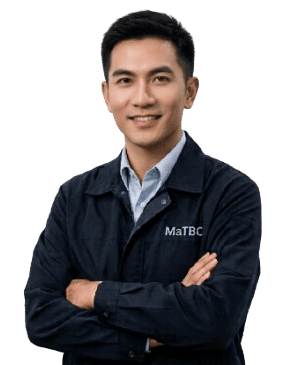
#> input picture dist/old/1.png, 292 x 365 px, found by its file name
$ python compress_images.py
#> lines starting #> are read from the running program, lines starting #| are printed output that depends on the picture
from PIL import Image
import os

src_dir = r"C:\Users\itsam\Downloads\新增資料夾\神雲專案\MaTBC_WEB\OLD\OK_產線_人機料法環"
dst_dir = r"C:\Users\itsam\Downloads\新增資料夾\神雲專案\MaTBC_WEB\run\app\public\old"

for fname in ["1.png", "2.png", "3.png"]:
    src = os.path.join(src_dir, fname)
    if os.path.exists(src):
        img = Image.open(src)
#> img is the input picture: PIL image 292x365 P; mean R, G, B, A 61.1, 78.9, 63.7, 131.1
        max_w = 800
        if img.width > max_w:
            ratio = max_w / img.width
            img = img.resize((max_w, int(img.height * ratio)), Image.LANCZOS)
        out = os.path.join(dst_dir, os.path.splitext(fname)[0] + ".jpg")
        img.convert('RGB').save(out, 'JPEG', quality=75, optimize=True)
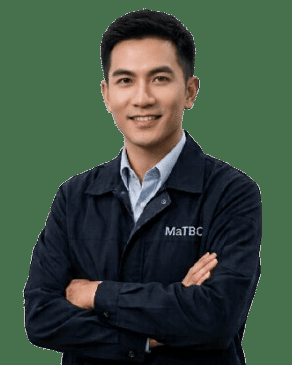
#> saved as 1.jpg: PIL image 292x365 RGB; mean R, G, B 61.1, 78.9, 63.7
        size_kb = os.path.getsize(out) // 1024
        print(f"{fname} -> {os.path.basename(out)}: {img.width}x{img.height}, {size_kb}KB")
#| 1.png -> 1.jpg: 292x365, 11KB
#> pass 2 of the loop `for fname in ["1.png", "2.png", "3.png"]:`:
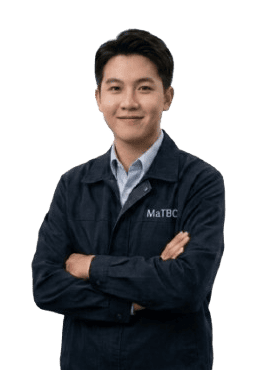
#> input picture dist/old/2.png, 259 x 370 px, found by its file name
#> img is the input picture: PIL image 259x370 P; mean R, G, B, A 59.5, 81.1, 64, 117.5
#> `img.convert('RGB').save(out, 'JPEG', quality=75, optimize=True)`:
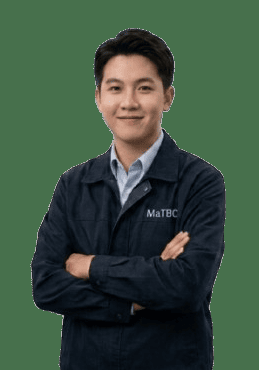
#> saved as 2.jpg: PIL image 259x370 RGB; mean R, G, B 59.5, 81.1, 64
#| 2.png -> 2.jpg: 259x370, 9KB
#> pass 3 of the loop `for fname in ["1.png", "2.png", "3.png"]:`:
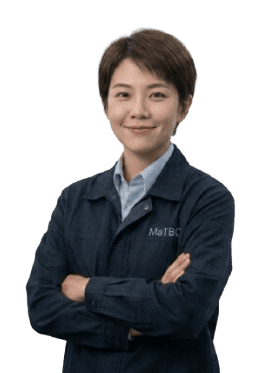
#> input picture dist/old/3.png, 262 x 373 px, found by its file name
#> img is the input picture: PIL image 262x373 P; mean R, G, B, A 62.4, 83.7, 67.1, 121.9
#> `img.convert('RGB').save(out, 'JPEG', quality=75, optimize=True)`:
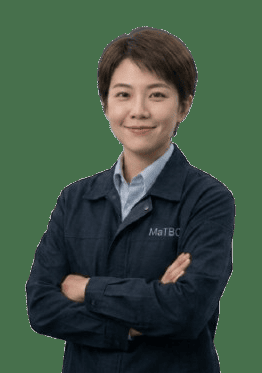
#> saved as 3.jpg: PIL image 262x373 RGB; mean R, G, B 62.4, 83.7, 67.1
#| 3.png -> 3.jpg: 262x373, 9KB

# Verify
for f in ["1.jpg", "2.jpg", "3.jpg", "4.jpg"]:
    p = os.path.join(dst_dir, f)
    if os.path.exists(p):
        print(f"  {f}: {os.path.getsize(p) // 1024}KB")
    else:
        print(f"  {f}: MISSING")
